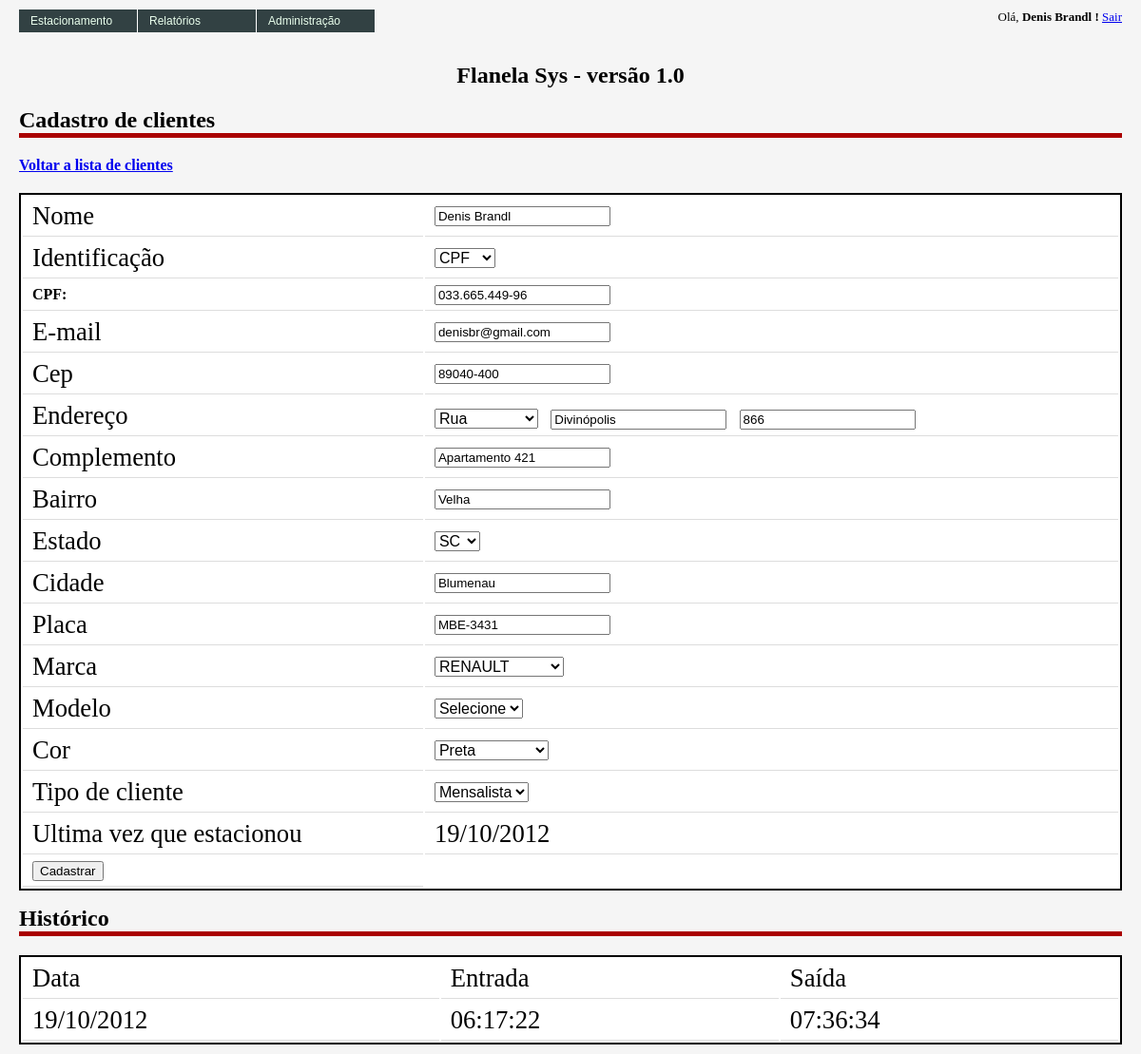
The app's page /admin/clientes/cadastrar_cliente.php (signed in) with its own data.
### tables this page shows
CREATE TABLE IF NOT EXISTS `fla_clientes` (
  `cod_cliente` int(10) unsigned NOT NULL AUTO_INCREMENT,
  `nom_cliente` varchar(100) DEFAULT NULL,
  `cpf_cnpj_cliente` varchar(14) NOT NULL DEFAULT '0',
  `insc_municipal_cliente` varchar(14) NOT NULL DEFAULT '0',
  `insc_estadual_cliente` varchar(14) NOT NULL DEFAULT '0',
  `email_cliente` varchar(150) NOT NULL,
  `cep_cliente` varchar(9) NOT NULL DEFAULT '00000-000',
  `tip_rua_cliente` varchar(15) NOT NULL DEFAULT 'Rua',
  `des_end_cliente` varchar(200) NOT NULL,
  `num_end_cliente` int(6) NOT NULL DEFAULT '0',
  `com_end_cliente` varchar(150) NOT NULL,
  `bairro_end_cliente` varchar(150) NOT NULL,
  `estado_cliente` varchar(2) NOT NULL DEFAULT 'SC',
  `cidade_cliente` varchar(200) NOT NULL DEFAULT 'Blumenau',
  `tipo_cliente` varchar(1) NOT NULL DEFAULT 'R',
  `des_cor` int(6) DEFAULT NULL,
  `des_placa` varchar(8) NOT NULL,
  `cod_modelo` int(6) DEFAULT NULL,
  `cod_marca` int(6) DEFAULT NULL,
  PRIMARY KEY (`cod_cliente`)
);

CREATE TABLE IF NOT EXISTS `fla_rotatividade` (
  `cod_rotatividade` int(10) unsigned NOT NULL AUTO_INCREMENT,
  `des_placa` varchar(10) DEFAULT NULL,
  `hor_entrada` time DEFAULT NULL,
  `hor_saida` time DEFAULT NULL,
  `dat_cadastro` date DEFAULT NULL,
  `dat_saida` date DEFAULT NULL,
  `cod_preco` int(1) DEFAULT NULL,
  `val_total` decimal(5,2) DEFAULT NULL,
  `val_cobrado` decimal(5,2) DEFAULT NULL,
  `des_justificativa` varchar(200) DEFAULT NULL,
  `des_situacao` char(1) DEFAULT NULL,
  `cod_cartao` int(6) NOT NULL,
  `tem_permanencia` varchar(5) DEFAULT NULL,
  `val_desconto` decimal(5,2) DEFAULT '0.00',
  `cod_desconto` int(6) DEFAULT NULL,
  PRIMARY KEY (`cod_rotatividade`)
);

### admin/clientes/cadastrar_cliente.php (the view, shortened to what the rows shown need)
<?php
include_once('../../includes/config.php');
include_once('../../includes/funcao.php');
require_once($path_relative . 'verifica.php');
include_once($path_classes . 'fla_clientes.class.php');
include_once($path_classes . 'fla_cores.class.php');
include_once($path_relative . 'admin/clientes/processa.php');
$objClientes = new fla_clientes();
if ( (isset($_GET)) && (!empty($_GET['cod_cliente'])) || isset($_POST))
    $cod_cliente = $_GET["cod_cliente"];
else
    Header("Location:".$url);
$objClientes->ResetObject();
$objClientes->set_cod_cliente($cod_cliente);
if (is_array($objClientes->buscaClientes($objClientes))) {
    $arrCliente = $objClientes->buscaClientes($objClientes);
    $arrHistoricoUltimo = $objClientes->consultahistorico($arrCliente[0]["des_placa"],1);
    $arrHistoricoCompleto = $objClientes->consultahistorico($arrCliente[0]["des_placa"]);
} else {
    Header("Location:".$url);
}
$select_tipo_doc = "cpf";
if (strlen($arrCliente[0]["cpf_cnpj_cliente"]) == 14) {
    $select_tipo_doc = "cnpj";
    $arrCliente[0]["cpf_cnpj_cliente"] = mascara_string("##.###.###/####-##",$arrCliente[0]["cpf_cnpj_cliente"]);
    $arrCliente[0]["insc_municipal_cliente"] = mascara_string("###.###.###",$arrCliente[0]["insc_municipal_cliente"]);
    $arrCliente[0]["insc_estadual_cliente"] = mascara_string("###.###.###",$arrCliente[0]["insc_estadual_cliente"]);
} else {
    $select_tipo_doc = "cpf";
    $arrCliente[0]["cpf_cnpj_cliente"] = mascara_string("###.###.###-##",$arrCliente[0]["cpf_cnpj_cliente"]);
}
?>
<html>
    <head>
        <link href="../../images/style.css" rel="stylesheet" type="text/css" />
    </head>
    <body onLoad="exibeModeloSelect(<?php echo $arrCliente[0]['cod_marca']; ?>,<?php echo $arrCliente[0]['cod_modelo']; ?>);setaModelo(<?php echo $arrCliente[0]['cod_modelo']; ?>)">
        <div class="content">
<?php
include_once("../../menu.php");
?>
            <div class="data">
                <h1> Cadastro de clientes </h1>
                <form method="POST" action="cadastrar_cliente.php">
                    <table>
                        <tr>
                            <td> <input type="text" value="<?php echo $arrCliente[0]['nom_cliente']; ?>" id="nom_cliente" name="nom_cliente"></td>
                        </tr>
                        <tr>
                            <td>
                                <select name="select_tipo_doc" id="select_tipo_doc">
                                    <option value="cpf" <?php echo $select_tipo_doc == 'cpf' ? 'selected="selected"' : '';?>>CPF</option>
                                </select>
                            </td>
                        </tr>
                        <tr>
                            <td> <input type="text" value="<?php echo $arrCliente[0]['email_cliente'];?>" id="email_cliente" name="email_cliente"></td>
                        </tr>
                        <tr>
                            <td> <input type="text" value="<?php echo $arrCliente[0]['cep_cliente'];?>" id="cep_cliente" name="cep_cliente" onblur="getEndereco(this.value,'<?php echo $url;?>')"></td>
                        </tr>
                        <tr>
                            <td>
                                <select name="tip_rua_cliente" id="tip_rua_cliente">
                                <?php
                                    foreach($arrTiposRuas as $value) {
                                        if ($arrCliente[0]['tip_rua_cliente'] == $value)
                                            echo sprintf('<option selected="selected" value="%s">%1$s</option>',$value).chr(10);
                                        else
                                            echo sprintf('<option value="%s">%1$s</option>',$value).chr(10);
                                    }
                                ?>
                                </select>&nbsp;
                                <input type="text" value="<?php echo $arrCliente[0]['des_end_cliente'];?>" id="des_end_cliente" name="des_end_cliente">&nbsp;
                                <input type="text" value="<?php echo $arrCliente[0]['num_end_cliente'];?>" id="num_end_cliente" name="num_end_cliente">
                            </td>
                        </tr>
                        <tr>
                            <td> <input type="text" value="<?php echo $arrCliente[0]['com_end_cliente'];?>" id="com_end_cliente" name="com_end_cliente"></td>
                        </tr>
                        <tr>
                            <td> <input type="text" value="<?php echo $arrCliente[0]['bairro_end_cliente'];?>" id="bairro_end_cliente" name="bairro_end_cliente"></td>
                        </tr>
                        <tr>
                            <td>
                                <select id="estado_cliente" name="estado_cliente">
                                <?php
                                    foreach($arrEstadosSiglas as $value) {
                                        if ($arrCliente[0]['estado_cliente'] == $value)
                                            echo sprintf('<option selected="selected" value="%s">%1$s</option>',$value).chr(10);
                                        else
                                            echo sprintf('<option value="%s">%1$s</option>',$value).chr(10);
                                    }
                                ?>
                                </select>
                            </td>
                        </tr>
                        <tr>
                            <td> <input type="text" value="<?php echo $arrCliente[0]['cidade_cliente'];?>" id="cidade_cliente" name="cidade_cliente"></td>
                        </tr>
                        <tr>
                            <td> <input style="text-transform: uppercase;" type="text" value="<?php echo $arrCliente[0]['des_placa']; ?>" id="des_placa" name="des_placa"></td>
                        </tr>
                        <tr>
                            <td>
                                <select name="tipo_cliente" id="tipo_cliente">
                                    <option <?php echo $arrCliente[0]['tipo_cliente'] == "M" ? 'selected="selected"' : '';?> value="M">Mensalista</option>
                                </select>
                            </td>
                        </tr>
                        <tr>
                            <td> Ultima vez que estacionou </td>
                            <td> <?php echo mostraData($arrHistoricoUltimo[0]["dat_cadastro"]);?></td>
                        </tr>
                    </table>
                </form>
                <h1> Histórico </h1>
                <table>
                    <tr>
                        <?php
                            for ($i = 0; $i < count($arrHistoricoCompleto); $i++) {
                                echo sprintf("<td>%s</td>",  mostraData($arrHistoricoCompleto[$i]['dat_cadastro'])).chr(10);
                                echo sprintf("<td>%s</td>",  $arrHistoricoCompleto[$i]['hor_entrada']).chr(10);
                                echo sprintf("<td>%s</td>",  $arrHistoricoCompleto[$i]['hor_saida']).chr(10);
                            }
                        ?>
                    </tr>
                </table>
            </div>
        </div>
    </body>
</html>

### records on screen
fla_clientes: nom_cliente "Denis Brandl", select_tipo_doc "CPF", email_cliente "denisbr@gmail.com", cep_cliente "89040-400", tip_rua_cliente "Rua", des_end_cliente "Divinópolis", num_end_cliente "866", com_end_cliente "Apartamento 421", bairro_end_cliente "Velha", estado_cliente "SC", cidade_cliente "Blumenau", des_placa "mbe-3431", tipo_cliente "Mensalista"
fla_rotatividade: dat_cadastro "19/10/2012", hor_entrada "06:17:22", hor_saida "07:36:34"

### other values on screen
$_SESSION['NOM_USUARIO'] "Denis Brandl"
$titulo_pagina "Flanela Sys - versão 1.0"
form field cod_marca "RENAULT"
form field des_cor "Preta"
